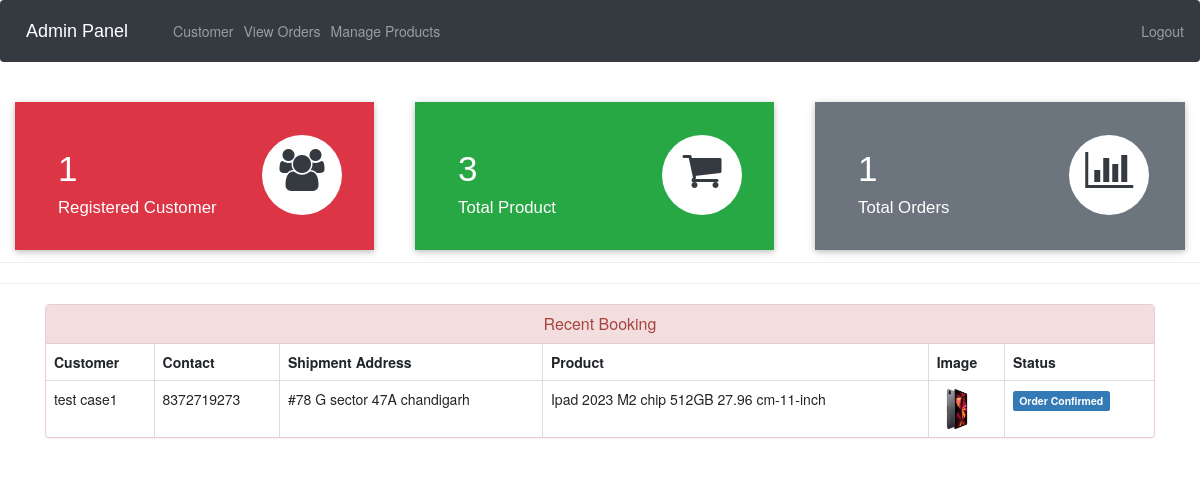
The app's page /admin-dashboard (signed in) with its own data.
### ecom/models.py (models this page shows, shortened)
class Customer(models.Model):
    user=models.OneToOneField(User,on_delete=models.CASCADE)
    profile_pic= models.ImageField(upload_to='profile_pic/CustomerProfilePic/',null=True,blank=True)
    address = models.CharField(max_length=40)
    mobile = models.CharField(max_length=20,null=False)
    @property
    def get_name(self):
        return self.user.first_name+" "+self.user.last_name

class Orders(models.Model):
    STATUS =(
        ('Pending','Pending'),
        ('Order Confirmed','Order Confirmed'),
        ('Out for Delivery','Out for Delivery'),
        ('Delivered','Delivered'),
    )
    customer=models.ForeignKey('Customer', on_delete=models.CASCADE,null=True)
    product=models.ForeignKey('Product',on_delete=models.CASCADE,null=True)
    email = models.CharField(max_length=50,null=True)
    address = models.CharField(max_length=500,null=True)
    mobile = models.CharField(max_length=20,null=True)
    order_date= models.DateField(auto_now_add=True,null=True)
    status=models.CharField(max_length=50,null=True,choices=STATUS)

class Product(models.Model):
    name=models.CharField(max_length=40)
    product_image= models.ImageField(upload_to='product_image/',null=True,blank=True)
    price = models.PositiveIntegerField()
    description=models.CharField(max_length=40)

### ecom/views.py (the view)
# urls.py: path('admin-dashboard', views.admin_dashboard_view,name='admin-dashboard'),
@login_required(login_url='adminlogin')
def admin_dashboard_view(request):
    customercount=models.Customer.objects.all().count()
    productcount=models.Product.objects.all().count()
    ordercount=models.Orders.objects.all().count()
    orders=models.Orders.objects.all()
    ordered_products=[]
    ordered_bys=[]
    for order in orders:
        ordered_product=models.Product.objects.all().filter(id=order.product.id)
        ordered_by=models.Customer.objects.all().filter(id = order.customer.id)
        ordered_products.append(ordered_product)
        ordered_bys.append(ordered_by)
    mydict={
    'customercount':customercount,
    'productcount':productcount,
    'ordercount':ordercount,
    'data':zip(ordered_products,ordered_bys,orders),
    }
    return render(request,'ecom/admin_dashboard.html',context=mydict)

### templates/ecom/admin_dashboard.html
{% extends 'ecom/admin_base.html' %}
{% load static %}
{% block content %}
<br>
{%include 'ecom/admin_dashboard_cards.html'%}
<br><br><br><br><br>
<hr><hr>
<div class="container" >
    <div class="panel panel-danger" >
      <div class="panel-heading" style="text-align:center;">
        <h6 class="panel-title">Recent Booking</h6>
      </div>
      <table class="table table-hover table-bordered" id="dev-table">
        <thead>
          <tr>
            <th>Customer</th>
            <th>Contact</th>
            <th>Shipment Address</th>
            <th>Product</th>
            <th>Image</th>
            <th>Status</th>
          </tr>
        </thead>
        {% for product,customer,order in data %}
        <tr>
          {% for c in customer %}
          <td> {{c.get_name}}</td>
          <td>{{c.mobile}}</td>
          <td>{{order.address}}</td>
          {% endfor %}
          {% for p in product %}
          <td> {{p.name}}</td>
          <td> <img src="{% static p.product_image.url %}" alt="Profile Pic" height="40px" width="40px" /></td>
          {% if order.status == 'Pending'%}
          <td> <span class="label label-info">{{order.status}}</span></td>
          {% elif order.status == 'Delivered' %}
          <td> <span class="label label-success">{{order.status}}</span></td>
          {% elif order.status == 'Out for Delivery' %}
          <td> <span class="label label-warning">{{order.status}}</span></td>
          {%else%}
            <td> <span class="label label-primary">{{order.status}}</span></td>
          {%endif%}
          {% endfor %}
        </tr>
        {% endfor %}
      </table>
  </div>
</div>
{% endblock content %}

### records on screen
Orders: address "#78 G sector 47A chandigarh", status "Order Confirmed"
Customer: get_name "test case1", mobile "8372719273"
Product: name "Ipad 2023 M2 chip 512GB 27.96 cm-11-inch", product_image (picture)

### other values on screen
{{ customercount }} "1"
{{ productcount }} "3"
{{ ordercount }} "1"
